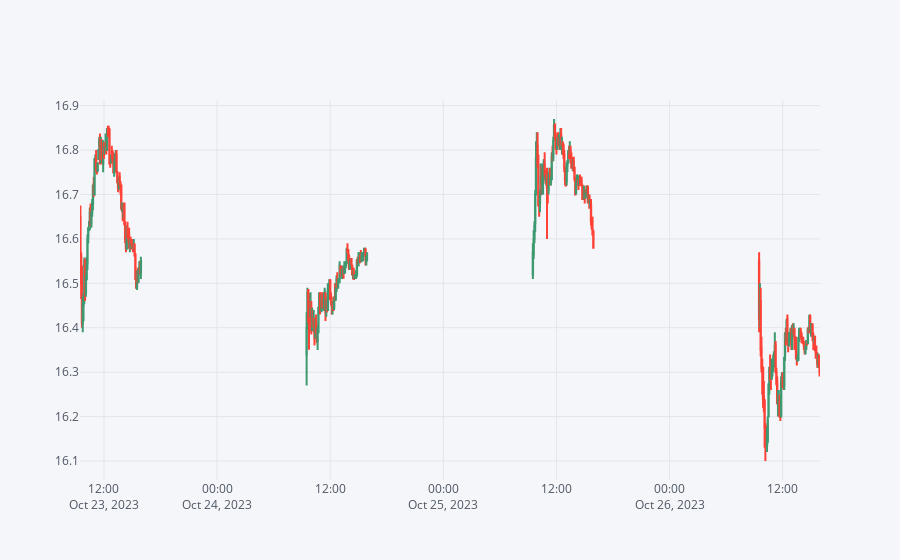

The code cell stored with this chart in its notebook:
### Code cell
sto_date.loc['2023-10'].iplot(kind='candle')

### Figure 1 — Plotly figure (JSON) as saved in the notebook; plotly's stock layout.template omitted (floating-point values rounded to 4 significant figures; data arrays with more than 128 entries replaced by an {"elided": "..."} marker saying what was removed)
{"data": [{"close": {"elided": "312 float values"}, "high": {"elided": "312 float values"}, "low": {"elided": "312 float values"}, "open": {"elided": "312 float values"}, "showlegend": false, "type": "candlestick", "x": {"elided": "312 str values"}, "yaxis": "y2"}], "layout": {"legend": {"bgcolor": "#F5F6F9", "font": {"color": "#4D5663"}}, "paper_bgcolor": "#F5F6F9", "plot_bgcolor": "#F5F6F9", "title": {"font": {"color": "#4D5663"}}, "xaxis": {"gridcolor": "#E1E5ED", "rangeslider": {"visible": false}, "showgrid": true, "tickfont": {"color": "#4D5663"}, "title": {"font": {"color": "#4D5663"}, "text": ""}, "zerolinecolor": "#E1E5ED"}, "yaxis": {"gridcolor": "#E1E5ED", "showgrid": true, "showticklabels": false, "tickfont": {"color": "#4D5663"}, "title": {"font": {"color": "#4D5663"}, "text": ""}, "zerolinecolor": "#E1E5ED"}, "yaxis2": {"gridcolor": "#E1E5ED", "showgrid": true, "tickfont": {"color": "#4D5663"}, "title": {"font": {"color": "#4D5663"}, "text": ""}, "zerolinecolor": "#E1E5ED"}}}
